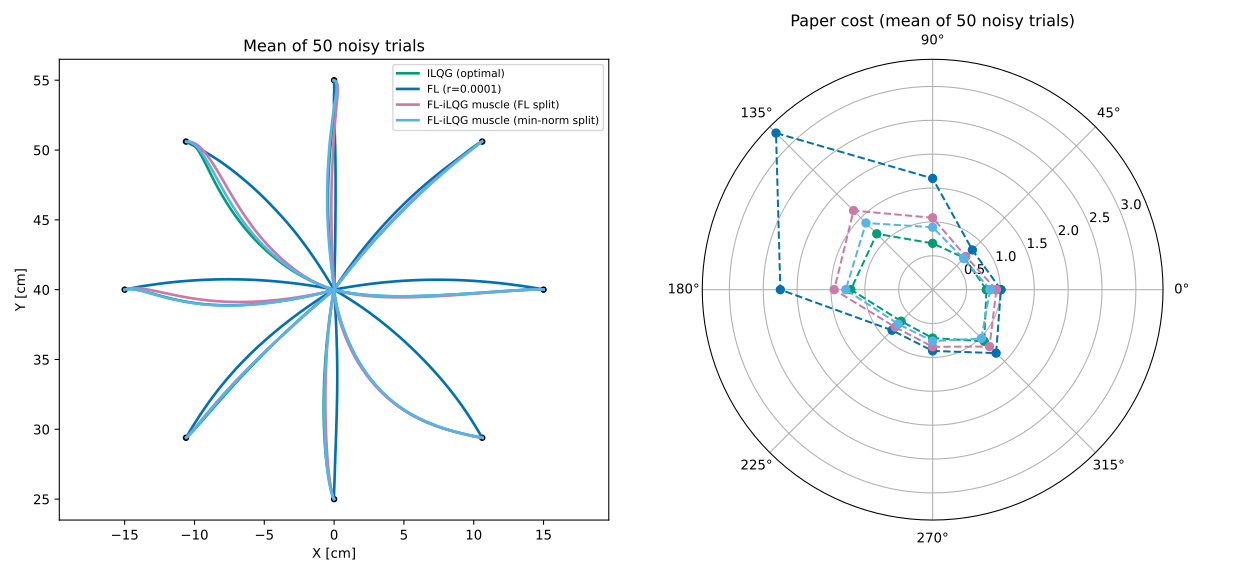

Generate this figure with Python:
"""
FL-iLQG on the muscle-command cost versus FL and ILQG, scored with the
Cost_function of CurrentParts/PaperPlot.ipynb, on the 15 cm center-out task
(T = 0.4 s, N = 40, WR = 0.1, as in the notebook cost cells).

  1. Optimality of the FL-iLQG plans (both muscle splits): random perturbations
     of the planned virtual command vbar must all increase its (noise-free) cost.
  2. Noise-free cost of the four controllers of paper_controllers.py, plus FL
     at its best motor weight r (grid search) for each target.
  3. Noisy cost averaged over NUM_TRIALS trials per target.

ILQG (Controllers/ILQG.py, r1 = WR) minimises the paper cost over all muscle
commands, so it is the optimal reference the other controllers are compared to.

    python FL_with-iLQG/FL_iLQG_MuscleCost_compare.py [--trials 50] [--jobs 8]
"""

import argparse
import sys

from paper_controllers import (
    COLORS, CONTROLLERS, HERE, LABELS, WP, WV, cost_function, plan_muscle, run_trials,
)

import numpy as np
from matplotlib import pyplot as plt

from Controllers.FL import simulate_FL
from FL_iLQG_MuscleCost import MuscleCommandCost, initial_state, linear_dynamics, rollout, total_cost

MOVEMENT_TIME = 0.4
NUM_ITER = 40
START = [0, 40]
AMPLITUDE = 15
WR = 0.1
R_FL_GRID = np.logspace(-6, -2, 17)
NUM_PERTURBATIONS = 20
SHORT = {"ILQG": "ILQG", "FL": "FL",
         "FL_muscle": "FLiLQG", "FL_muscle_mn": "FLiLQG mn"}


def perturbation_check(tg, plans, rng):
    """Smallest relative cost increase over random perturbations of vbar, for both splits (must be > 0)."""
    return min(_perturbation_check(tg, plans[mn], mn, rng) for mn in (False, True))


def _perturbation_check(tg, plan, min_norm, rng):
    zbar, vbar, _, _ = plan
    A, B = linear_dynamics(MOVEMENT_TIME / NUM_ITER)
    z0 = initial_state(START, tg)
    cost = MuscleCommandCost(WP, WV, WR, min_norm)
    J0 = total_cost(zbar, vbar, cost)
    increases = []
    for _ in range(NUM_PERTURBATIONS):
        dv = rng.normal(size=vbar.shape) * 1e-2 * np.max(np.abs(vbar))
        increases.append(total_cost(rollout(z0, vbar + dv, A, B), vbar + dv, cost) / J0 - 1)
    return min(increases)


def main():
    parser = argparse.ArgumentParser(description=__doc__, formatter_class=argparse.RawDescriptionHelpFormatter)
    parser.add_argument("--trials", type=int, default=50, help="noisy trials per target")
    parser.add_argument("--jobs", type=int, default=None)
    args = parser.parse_args()

    rng = np.random.default_rng(0)
    angles = np.linspace(0, 2 * np.pi, 9)[:-1]
    targets = [[START[0] + AMPLITUDE * np.cos(a), START[1] + AMPLITUDE * np.sin(a)] for a in angles]
    common = dict(duration=MOVEMENT_TIME, num_iter=NUM_ITER, start=START, wr=WR)

    plans = [plan_muscle(MOVEMENT_TIME, NUM_ITER, START, tg, WR) for tg in targets]

    # Noise-free runs, with FL also at its best r for each target
    print("Noise-free runs...")
    tasks = [dict(controller=c, target=tg, noise=False, plan=plans[t], **common)
             for t, tg in enumerate(targets) for c in CONTROLLERS]
    results = run_trials(tasks, args.jobs)
    J_free = np.array([cost_function(r[2], r[3], task["target"], WR) for r, task in zip(results, tasks)])
    J_free = J_free.reshape(len(targets), len(CONTROLLERS))

    # Noisy runs: same seed for every controller within a (trial, target)
    print(f"Noisy runs ({args.trials} trials per target)...")
    tasks = [dict(controller=c, target=tg, noise=True, seed=1000 * t + trial, plan=plans[t], **common)
             for t, tg in enumerate(targets) for trial in range(args.trials) for c in CONTROLLERS]
    results = run_trials(tasks, args.jobs)
    J_noisy = np.array([cost_function(r[2], r[3], task["target"], WR) for r, task in zip(results, tasks)])
    J_noisy = J_noisy.reshape(len(targets), args.trials, len(CONTROLLERS)).mean(axis=1)
    paths = np.array([[r[0], r[1]] for r in results]).transpose(0, 2, 1)
    mean_paths = paths.reshape(len(targets), args.trials, len(CONTROLLERS), NUM_ITER + 1, 2).mean(axis=1)

    print(f"\nPaper cost, WP={WP}, WV={WV}, WR={WR}\n")
    names = [SHORT[c] for c in CONTROLLERS]
    header = (f"{'tg':>2s} {'dJ/J pert':>9s} | noise-free: "
              + " ".join(f"{n:>9s}" for n in names) + f" {'FL best r':>9s} | noisy: "
              + " ".join(f"{n:>9s}" for n in names))
    print("(FLiLQG = FL-iLQG muscle with the FL split, FLiLQG mn = with the min-norm split)")
    print(header)
    print("-" * len(header))
    ok = True
    for t, tg in enumerate(targets):
        min_increase = perturbation_check(tg, plans[t], rng)
        fl_best = min(
            cost_function(*_run_fl_r(tg, r)[2:], tg, WR) for r in R_FL_GRID
        )
        print(f"{t:2d} {min_increase:9.2e} | noise-free: "
              + " ".join(f"{v:9.4f}" for v in J_free[t]) + f" {fl_best:9.4f} | noisy: "
              + " ".join(f"{v:9.4f}" for v in J_noisy[t]))
        mus = CONTROLLERS.index("FL_muscle")
        ok &= all(p[3]["converged"] for p in plans[t].values()) and min_increase > 0 and J_free[t, mus] < fl_best

    print("\nMean over targets:")
    for c, name in enumerate(CONTROLLERS):
        print(f"  {LABELS[name]:32s} noise-free {J_free[:, c].mean():.4f}   noisy {J_noisy[:, c].mean():.4f}")
    opt = CONTROLLERS.index("ILQG")
    for name in ("FL_muscle", "FL_muscle_mn"):
        c = CONTROLLERS.index(name)
        print(f"{LABELS[name]} / optimal ILQG (noise-free): {J_free[:, c].mean() / J_free[:, opt].mean():.3f}")
    print("PASSED: FL-iLQG plan is a local optimum and beats FL at its best r on every target."
          if ok else "FAILED: see table")

    fig = plt.figure(figsize=(13, 6))
    ax_traj = fig.add_subplot(1, 2, 1)
    for c, name in enumerate(CONTROLLERS):
        for t in range(len(targets)):
            ax_traj.plot(*mean_paths[t, c].T, color=COLORS[name], linewidth=2,
                         label=LABELS[name] if t == 0 else None)
    ax_traj.scatter(*np.array(targets).T, color="black", s=15)
    ax_traj.axis("equal")
    ax_traj.set_xlabel("X [cm]")
    ax_traj.set_ylabel("Y [cm]")
    ax_traj.set_title(f"Mean of {args.trials} noisy trials")
    ax_traj.legend(fontsize=8)

    ax_cost = fig.add_subplot(1, 2, 2, projection="polar")
    closed = np.append(angles, angles[0])
    for c, name in enumerate(CONTROLLERS):
        ax_cost.plot(closed, np.append(J_noisy[:, c], J_noisy[0, c]), "--o", color=COLORS[name], label=LABELS[name])
    ax_cost.set_title(f"Paper cost (mean of {args.trials} noisy trials)")
    fig.tight_layout()
    out = HERE / "FL_iLQG_MuscleCost_compare.svg"
    fig.savefig(out)
    print(f"Figure saved to {out}")
    return 0 if ok else 1


def _run_fl_r(tg, r):
    """Noise-free FL with motor weight r (for the grid search on r)."""
    return simulate_FL(Duration=MOVEMENT_TIME, w1=WP, w2=WP, w3=WV, w4=WV, r=r, targets=tg,
                       starting_point=START, Num_iter=NUM_ITER)


if __name__ == "__main__":
    sys.exit(main())
